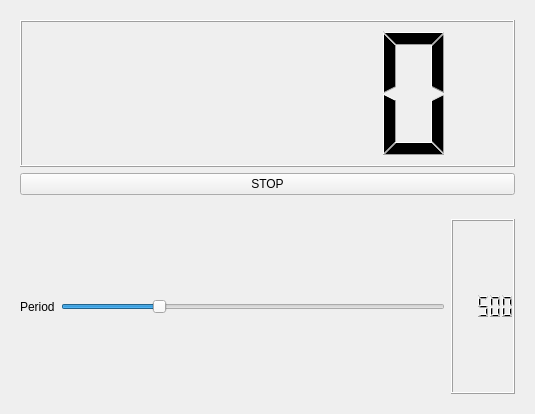
<?xml version="1.0" encoding="UTF-8"?>
<ui version="4.0">
 <class>Counter</class>
 <widget class="QWidget" name="Counter">
  <property name="geometry">
   <rect>
    <x>0</x>
    <y>0</y>
    <width>535</width>
    <height>414</height>
   </rect>
  </property>
  <property name="windowTitle">
   <string>Counter</string>
  </property>
  <layout class="QVBoxLayout" name="verticalLayout">
   <item>
    <widget class="QWidget" name="widget_2" native="true">
     <layout class="QVBoxLayout" name="verticalLayout_3">
      <item>
       <widget class="QLCDNumber" name="lcdNumber"/>
      </item>
      <item>
       <widget class="QPushButton" name="button">
        <property name="minimumSize">
         <size>
          <width>306</width>
          <height>0</height>
         </size>
        </property>
        <property name="text">
         <string>STOP</string>
        </property>
        <property name="checkable">
         <bool>true</bool>
        </property>
       </widget>
      </item>
     </layout>
    </widget>
   </item>
   <item>
    <widget class="QWidget" name="widget" native="true">
     <layout class="QHBoxLayout" name="horizontalLayout_2">
      <item>
       <widget class="QLabel" name="label">
        <property name="text">
         <string>Period</string>
        </property>
       </widget>
      </item>
      <item>
       <widget class="QSlider" name="horizontalSlider">
        <property name="minimum">
         <number>10</number>
        </property>
        <property name="maximum">
         <number>2000</number>
        </property>
        <property name="value">
         <number>500</number>
        </property>
        <property name="orientation">
         <enum>Qt::Horizontal</enum>
        </property>
       </widget>
      </item>
      <item>
       <widget class="QLCDNumber" name="lcdNumber_2">
        <property name="intValue" stdset="0">
         <number>500</number>
        </property>
       </widget>
      </item>
     </layout>
    </widget>
   </item>
  </layout>
 </widget>
 <resources/>
 <connections>
  <connection>
   <sender>horizontalSlider</sender>
   <signal>valueChanged(int)</signal>
   <receiver>lcdNumber_2</receiver>
   <slot>display(int)</slot>
   <hints>
    <hint type="sourcelabel">
     <x>159</x>
     <y>337</y>
    </hint>
    <hint type="destinationlabel">
     <x>291</x>
     <y>331</y>
    </hint>
   </hints>
  </connection>
 </connections>
</ui>
